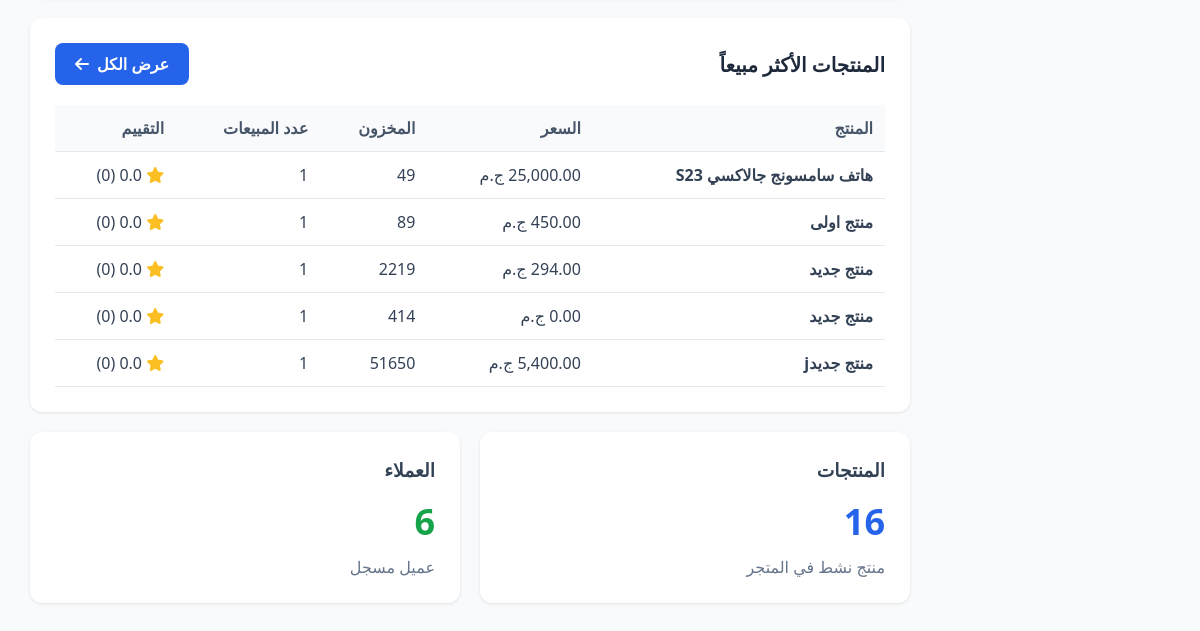
Before: /admin/index.php (signed in, lower part) with the older database file.
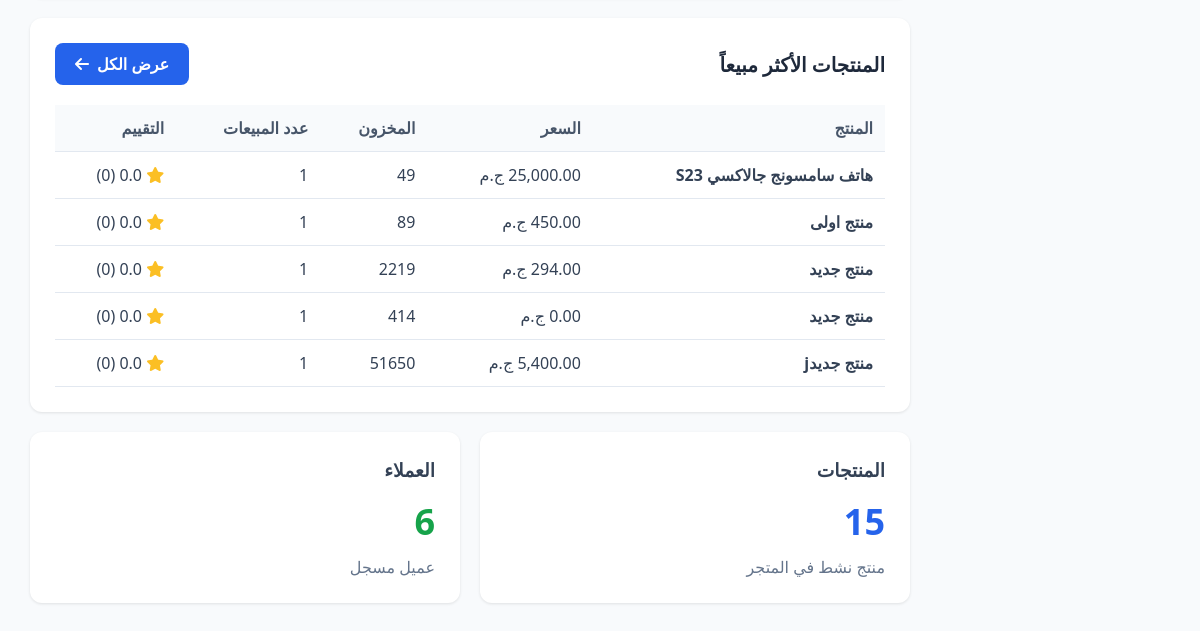
After: the same page with the newer database file.
### tables this page shows
CREATE TABLE `products` (
  `id` int(11) NOT NULL,
  `category_id` int(11) DEFAULT NULL,
  `title` varchar(255) NOT NULL,
  `slug` varchar(255) NOT NULL,
  `description` text DEFAULT NULL,
  `short_description` varchar(500) DEFAULT NULL,
  `price` decimal(10,2) NOT NULL,
  `discount_percentage` decimal(5,2) DEFAULT 0.00,
  `discount_amount` decimal(10,2) DEFAULT 0.00,
  `final_price` decimal(10,2) GENERATED ALWAYS AS (`price` - greatest(`discount_amount`,`price` * `discount_percentage` / 100)) STORED,
  `ad_discount_increase` decimal(5,2) DEFAULT 0.00,
  `ad_end_date` timestamp NULL DEFAULT NULL,
  `stock` int(11) DEFAULT 0,
  `sku` varchar(100) DEFAULT NULL,
  `weight` decimal(8,2) DEFAULT NULL,
  `dimensions` varchar(100) DEFAULT NULL,
  `main_image` varchar(255) DEFAULT NULL,
  `views` int(11) DEFAULT 0,
  `orders_count` int(11) DEFAULT 0,
  `rating_avg` decimal(3,2) DEFAULT 0.00,
  `rating_count` int(11) DEFAULT 0,
  `is_featured` tinyint(1) DEFAULT 0,
  `is_active` tinyint(1) DEFAULT 1,
  `meta_title` varchar(255) DEFAULT NULL,
  `meta_description` text DEFAULT NULL,
  `created_at` timestamp NOT NULL DEFAULT current_timestamp(),
  `updated_at` timestamp NOT NULL DEFAULT current_timestamp() ON UPDATE current_timestamp(),
  `product_condition` enum('new','used','refurbished','needs_repair') DEFAULT 'new',
  `special_offer_type` enum('none','points','coupon','gift','discount') DEFAULT 'none',
  `special_offer_value` varchar(255) DEFAULT NULL,
  `auction_enabled` tinyint(1) DEFAULT 0,
  `auction_end_time` timestamp NULL DEFAULT NULL,
  `starting_price` decimal(10,2) DEFAULT 0.00,
  `current_bid` decimal(10,2) DEFAULT 0.00,
  `bid_count` int(11) DEFAULT 0,
  `created_by` int(11) DEFAULT NULL,
  `store_type` enum('main','customer') DEFAULT 'main',
  `donation_discount_applied` tinyint(1) DEFAULT 0,
  `donation_id` int(11) DEFAULT NULL
);

CREATE TABLE `settings` (
  `id` int(11) NOT NULL,
  `setting_key` varchar(100) NOT NULL,
  `setting_value` text DEFAULT NULL,
  `setting_type` enum('text','number','boolean','json') DEFAULT 'text',
  `created_at` timestamp NOT NULL DEFAULT current_timestamp(),
  `updated_at` timestamp NOT NULL DEFAULT current_timestamp() ON UPDATE current_timestamp()
);

### functions.php (called while the page is built, shortened)
<?php
require_once 'config.php';
if (!function_exists('getSetting')) {
    function getSetting($key, $default = '') {
        global $pdo;
        try {
            $stmt = $pdo->prepare("SELECT setting_value FROM settings WHERE setting_key = ?");
            $stmt->execute([$key]);
            $result = $stmt->fetchColumn();
            return $result !== false ? $result : $default;
        } catch (Exception $e) {
            return $default;
        }
    }
}
function formatPrice($price) {
    return number_format($price, 2) . ' ' . getSetting('currency_symbol', 'ج.م');
}
 ?>

### admin/index.php (the view, shortened to what the changed rows need)
<?php
require_once '../functions.php';
$stats = [];
$stmt = $pdo->query("SELECT SUM(points) as total_points FROM customer_points");
$stats['total_points'] = $stmt->fetchColumn() ?: 0;
$stmt = $pdo->query("SELECT COUNT(DISTINCT customer_id) as active_members FROM customer_points WHERE points > 0");
$stats['active_members'] = $stmt->fetchColumn() ?: 0;
$stmt = $pdo->query("SELECT COUNT(*) as total FROM product_negotiations WHERE status = 'pending'");
$stats['pending_negotiations'] = $stmt->fetchColumn();
$stmt = $pdo->query("SELECT COUNT(*) as total FROM products WHERE auction_enabled = 1 AND auction_end_time > NOW()");
$stats['active_auctions'] = $stmt->fetchColumn();
$stmt = $pdo->query("SELECT COUNT(*) as total FROM price_countdowns WHERE is_active = 1 AND countdown_end > NOW()");
$stats['active_countdowns'] = $stmt->fetchColumn();
$stmt = $pdo->query("SELECT COUNT(*) as total FROM products WHERE special_offer_type != 'none' AND is_active = 1");
$stats['special_offers'] = $stmt->fetchColumn();
$stmt = $pdo->query("SELECT COUNT(*) as total FROM customer_wallets WHERE balance > 0");
$stats['wallet_users'] = $stmt->fetchColumn() ?: 0;
$stmt = $pdo->query("SELECT SUM(balance) as total FROM customer_wallets");
$stats['total_wallet_balance'] = $stmt->fetchColumn() ?: 0;
$stmt = $pdo->query("SELECT COUNT(*) as total FROM admins WHERE is_active = 1");
$stats['active_admins'] = $stmt->fetchColumn() ?: 0;
$stmt = $pdo->query("SELECT COUNT(*) as total FROM admin_roles WHERE is_active = 1");
$stats['admin_roles'] = $stmt->fetchColumn() ?: 0;
$stmt = $pdo->query("SELECT COUNT(*) as total FROM orders");
$stats['total_orders'] = $stmt->fetchColumn();
$stmt = $pdo->query("SELECT COUNT(*) as total FROM orders WHERE status = 'pending'");
$stats['pending_orders'] = $stmt->fetchColumn();
$stmt = $pdo->query("SELECT COUNT(*) as total FROM products WHERE is_active = 1");
$stats['total_products'] = $stmt->fetchColumn();
$stmt = $pdo->query("SELECT COUNT(*) as total FROM customers");
$stats['total_customers'] = $stmt->fetchColumn();
$stmt = $pdo->query("SELECT SUM(total) as total FROM orders WHERE payment_status = 'paid'");
$stats['total_revenue'] = $stmt->fetchColumn() ?: 0;
$stmt = $pdo->query("SELECT SUM(total) as total FROM orders WHERE payment_status = 'paid' AND MONTH(created_at) = MONTH(NOW()) AND YEAR(created_at) = YEAR(NOW())");
$stats['month_revenue'] = $stmt->fetchColumn() ?: 0;
$stmt = $pdo->query("SELECT * FROM products WHERE is_active = 1 ORDER BY orders_count DESC LIMIT 5");
$top_products = $stmt->fetchAll();
?>
<!DOCTYPE html>
<html lang="ar" dir="rtl">
<head>
    <link rel="stylesheet" href="https://cdnjs.cloudflare.com/ajax/libs/font-awesome/6.4.0/css/all.min.css">
</head>
<body>
    <div class="admin-wrapper">
        <?php include 'sidebar.php'; ?>
        <main class="main-content">
            <div class="card">
                <div class="card-header">
                    <h2>المنتجات الأكثر مبيعاً</h2>
                </div>
                <?php if (empty($top_products)): ?>
                    <p style="text-align: center; color: #64748b; padding: 40px;">لا توجد منتجات</p>
                <?php else: ?>
                    <table>
                        <thead>
                            <tr>
                                <th>المنتج</th>
                                <th>السعر</th>
                                <th>المخزون</th>
                                <th>عدد المبيعات</th>
                                <th>التقييم</th>
                            </tr>
                        </thead>
                        <tbody>
                            <?php foreach ($top_products as $product): ?>
                                <tr>
                                    <td>
                                        <strong><?= htmlspecialchars($product['title']) ?></strong>
                                    </td>
                                    <td><?= formatPrice($product['final_price']) ?></td>
                                    <td>
                                        <?php if ($product['stock'] < 5): ?>
                                            <span class="badge badge-warning"><?= $product['stock'] ?></span>
                                        <?php else: ?>
                                            <?= $product['stock'] ?>
                                        <?php endif; ?>
                                    </td>
                                    <td><?= $product['orders_count'] ?></td>
                                    <td>
                                        <i class="fas fa-star" style="color: #fbbf24;"></i>
                                        (<?= $product['rating_count'] ?>)
                                    </td>
                                </tr>
                            <?php endforeach; ?>
                        </tbody>
                    </table>
                <?php endif; ?>
            </div>
            <div style="display: grid; grid-template-columns: repeat(auto-fit, minmax(300px, 1fr)); gap: 20px;">
                <div class="card">
                    <h3 style="margin-bottom: 15px;">المنتجات</h3>
                    <div style="font-size: 36px; font-weight: 700; color: #2563eb; margin-bottom: 10px;">
                        <?= number_format($stats['total_products']) ?>
                    </div>
                    <p style="color: #64748b;">منتج نشط في المتجر</p>
                </div>
                <div class="card">
                    <h3 style="margin-bottom: 15px;">العملاء</h3>
                    <div style="font-size: 36px; font-weight: 700; color: #16a34a; margin-bottom: 10px;">
                        <?= number_format($stats['total_customers']) ?>
                    </div>
                    <p style="color: #64748b;">عميل مسجل</p>
                </div>
            </div>
        </main>
    </div>
</body>
</html>

Changed rows visible on the page:
changed products "منتج جديدj": id (not shown) → "15"
Other visible differences:
$stats['total_products']: "16" → (not shown)
